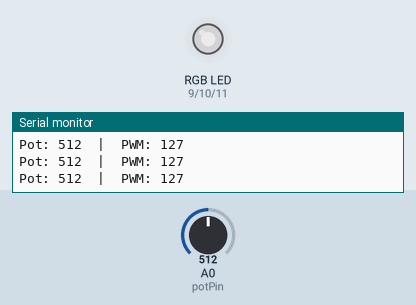
A sketch run on a simulated Arduino Uno, built with avr-gcc and run on an emulated ATmega328P. Parts: an RGB LED mixed from three pins (HIGH = lit), the last lines printed to the serial monitor. The test bench sets the inputs (shaded band); at power-on: A0 (potPin) = 512. Dim RGB values are drawn brighter than linear.

Above: at 1.2 s.
1.3 s: A0 (potPin) set to 716
At 2.5 s:
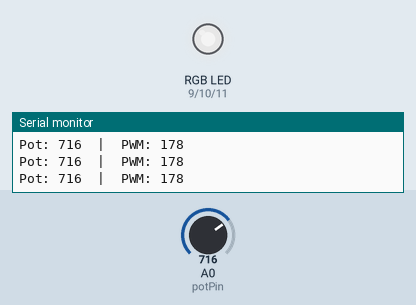
2.8 s: A0 (potPin) set to 900
At 4.0 s:
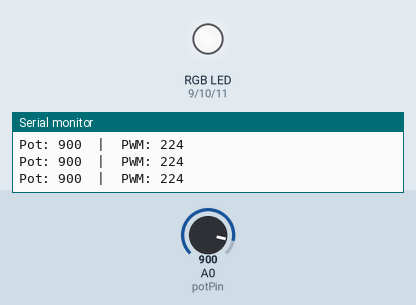
4.3 s: A0 (potPin) set to 122
At 5.5 s:
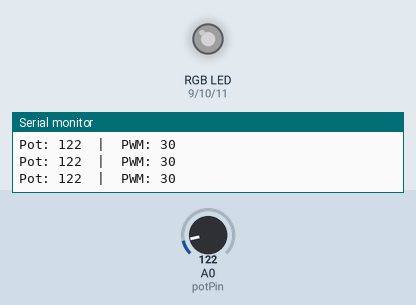
5.8 s: A0 (potPin) set to 0
At 7.0 s:
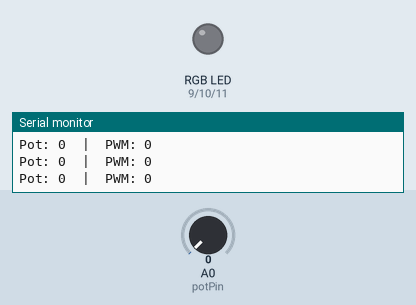
7.3 s: A0 (potPin) set to 511
At 8.4 s:
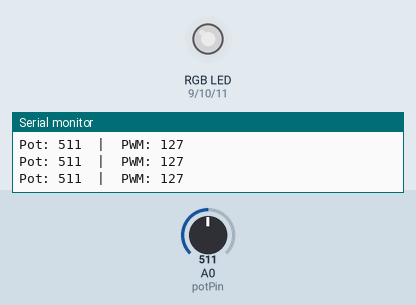
Timing chart, 0 to 9.8 s (numbered marks = the images above; inputs shaded):
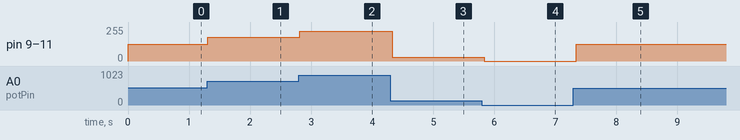

The sketch:

RGB-2-Potansiyometre.ino
```cpp
int potPin = A0;      // Potansiyometre A0'da
int redPin = 9;       // Kırmızı PWM pini
int greenPin = 10;    // Yeşil PWM pini
int bluePin = 11;     // Mavi PWM pini

void setup() {
  pinMode(redPin, OUTPUT);
  pinMode(greenPin, OUTPUT);
  pinMode(bluePin, OUTPUT);

  Serial.begin(9600);   // Serial haberleşme başlat
  Serial.println("Potansiyometre PWM Kontrol Basladi");
}

void loop() {
  int potValue = analogRead(potPin);               // 0 - 1023
  int pwmValue = map(potValue, 0, 1023, 0, 255);   // 0 - 255

  analogWrite(redPin, pwmValue);
  analogWrite(greenPin, pwmValue);
  analogWrite(bluePin, pwmValue);

  // Serial çıktılar
  Serial.print("Pot: ");
  Serial.print(potValue);
  Serial.print("  |  PWM: ");
  Serial.println(pwmValue);

  delay(100); // Serial Monitor'u boğmamak için
}
```

Measured:
- after the input at 1.3 s, pin 9 (redPin), pin 10 (greenPin), pin 11 (bluePin): 127/255 → 178/255 at once
- after the input at 2.8 s, pin 9 (redPin), pin 10 (greenPin), pin 11 (bluePin): 178/255 → 224/255 at once
- after the input at 4.3 s, pin 9 (redPin), pin 10 (greenPin), pin 11 (bluePin): 224/255 → 30/255 at once
- after the input at 5.8 s, pin 9 (redPin), pin 10 (greenPin), pin 11 (bluePin): 30/255 → 0/255 at once
- after the input at 7.3 s, pin 9 (redPin), pin 10 (greenPin), pin 11 (bluePin): 0/255 → 127/255 at once
